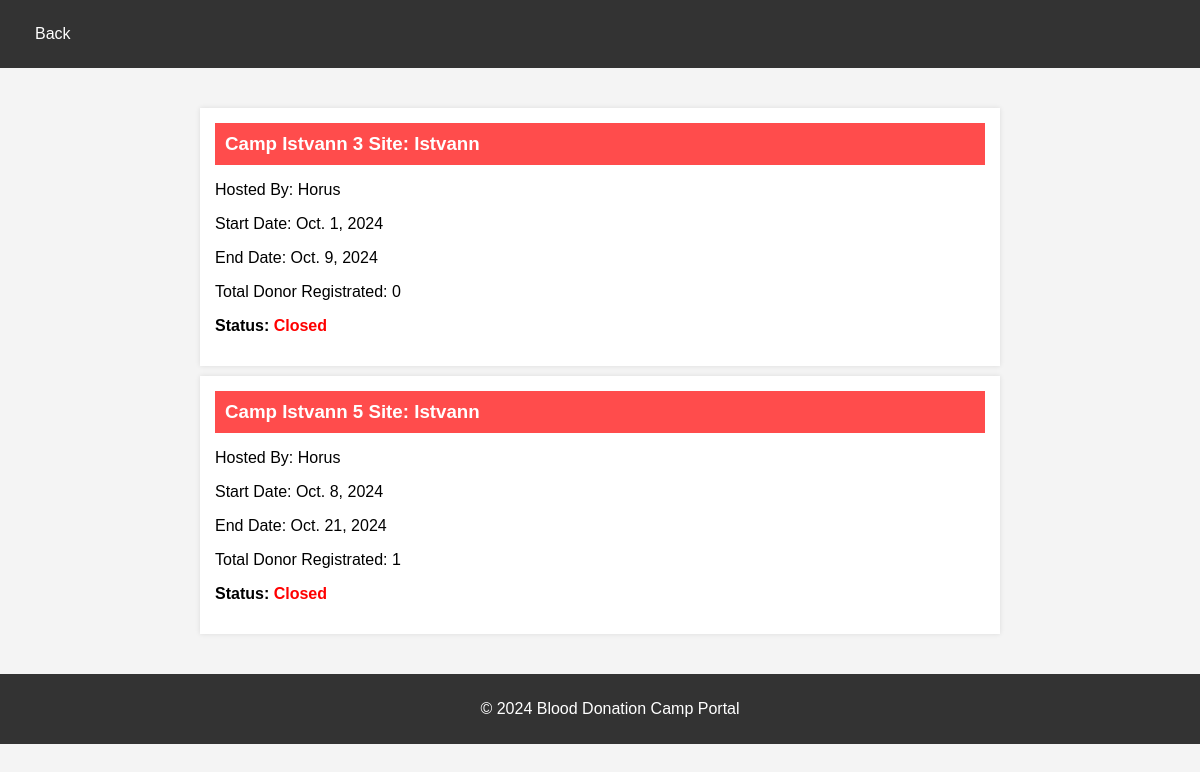
/camps_by/1/ (signed in), run on the app's committed database.
### mini/models.py (models this page shows, shortened)
class Camp(models.Model):
    name = models.CharField(max_length=50,blank=False)
    id = models.IntegerField(primary_key=True,blank=False)
    addr = models.CharField(max_length=225,blank=False)
    loc = models.CharField(max_length=225,blank=False)
    owned = models.ForeignKey(to=Admin,on_delete=models.CASCADE)
    start = models.DateField(blank=False)
    end = models.DateField(blank=False)

class Admin(models.Model):
    name = models.CharField(max_length=50,blank=False)
    id = models.IntegerField(primary_key=True,blank=False)
    passwrd = models.CharField(blank=False,max_length=225,default=make_password('LUPERCAL'))
    dob = models.DateField(blank=False)
    isAdmin = models.BooleanField(default=False)
    isCampOrg = models.BooleanField(default=False)
    isHosp = models.BooleanField(default=False)
    belongs = models.CharField(max_length=120,blank=False)

### mini/views.py (the view)
# urls.py: path('camps_by/<int:id>/',views.camps_all,name='camps_all')
def camps_all(req,id):
    if req.method=="GET":
        admin_id = req.session.get('user',None)
        if admin_id is None: return redirect(reverse('home',kwargs={'error':'Auth error'}))
        camps = list(models.Camp.objects.filter(owned_id=admin_id))
        if not camps: return redirect(reverse('home',kwargs={'error':'No camps created'}))
        color = {'Ongoing':'green','Upcoming':'grey','Closed':'red'}
        for i in range(len(camps)):
            camps[i].count= len(models.CampReg.objects.filter(camp_id=camps[i].id).values())
            camps[i].status = get_status(camps[i].start,camps[i].end)
            camps[i].color = color[camps[i].status]
        return camps_view(req,camps=camps)

### mini/views.py (called while the page is built)
def get_status(start,end):
    curr = datetime.date.today()
    if curr<start: return 'Upcoming'
    elif curr<end: return 'Ongoing'
    else: return "Closed"

def camps_view(req,**opt):
    return render(req,'home/camp_all.html',context=opt)

### mini/templates/home/camp_all.html (shortened to what this page needs)
<!DOCTYPE html>
<html lang="en">
<head>
</head>
<body>
    <nav>
        <a href="{% url 'home' %}">Back</a>
        <a href="#"></a>
        <a href="#"></a>
    </nav>
    <section>
        <div class="camp-list">
            {% for i in camps %}
            <div class="camp">
                <h3>Camp {{i.name}}: {{i.loc}}</h3>
                <p>Hosted By: {{i.owned.name}}</p>
                <p>Start Date: {{i.start}}</p>
                <p>End Date: {{i.end}}</p>
                <p>Total Donor Registrated: {{i.count}}</p>
                <p><strong>Status: </strong> <strong style="color:{{ i.color }};">{{ i.status }}</strong></p>
            </div>
            {% endfor %}
        </div>
    </section>
    <footer>
        <p>&copy; 2024 Blood Donation Camp Portal </p>
    </footer>
</body>
</html>

### mini/templates/home/camp_all.html (style rules this page uses)
body { font-family: Arial, sans-serif; background-color: #f4f4f4; margin: 0; padding: 0; }
nav { display: flex; justify-content: space-between; padding: 15px; background-color: #333; }
nav a { color: white; text-decoration: none; padding: 10px 20px; }
section { padding: 20px; text-align: center; }
.camp-list { max-width: 800px; margin: 20px auto; text-align: left; }
.camp-list h3 { background-color: #ff4c4c; color: white; padding: 10px; margin: 0; }
.camp { background-color: white; margin: 10px 0; padding: 15px; box-shadow: 0 0 5px rgba(0,0,0,0.1); }
footer { text-align: center; padding: 10px; background-color: #333; color: white; width: 100%; bottom: 0; }

### data on the page
Camp: name "Istvann 3 Site", loc "Istvann", owned.name "Horus", start "Oct. 1, 2024", end "Oct. 9, 2024", count "0", status "Closed"
Camp: name "Istvann 5 Site", loc "Istvann", owned.name "Horus", start "Oct. 8, 2024", end "Oct. 21, 2024", count "1", status "Closed"
